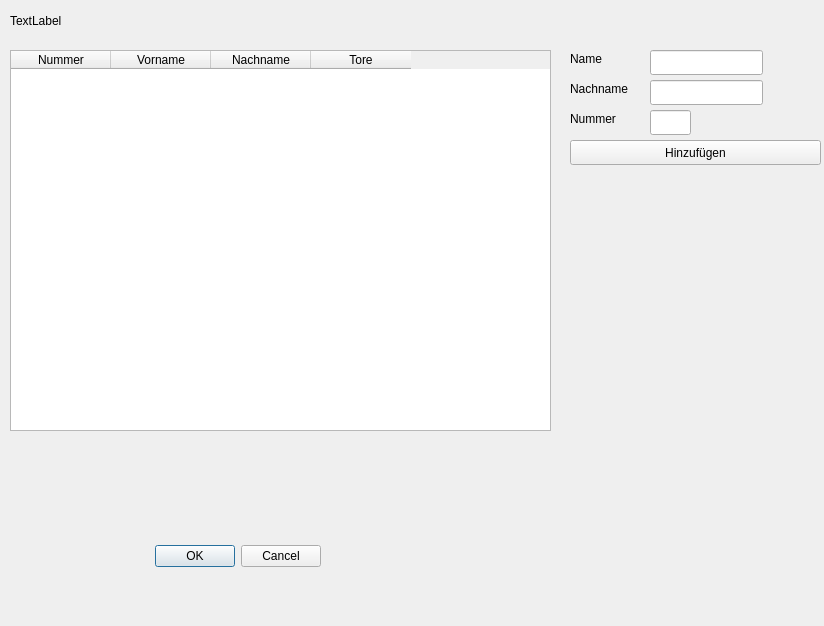
<?xml version="1.0" encoding="UTF-8"?>
<ui version="4.0">
 <class>Dialog</class>
 <widget class="QDialog" name="Dialog">
  <property name="geometry">
   <rect>
    <x>0</x>
    <y>0</y>
    <width>824</width>
    <height>626</height>
   </rect>
  </property>
  <property name="windowTitle">
   <string>Dialog</string>
  </property>
  <widget class="QDialogButtonBox" name="buttonBox">
   <property name="geometry">
    <rect>
     <x>-20</x>
     <y>540</y>
     <width>341</width>
     <height>32</height>
    </rect>
   </property>
   <property name="orientation">
    <enum>Qt::Horizontal</enum>
   </property>
   <property name="standardButtons">
    <set>QDialogButtonBox::Cancel|QDialogButtonBox::Ok</set>
   </property>
  </widget>
  <widget class="QTableWidget" name="member_list">
   <property name="geometry">
    <rect>
     <x>10</x>
     <y>50</y>
     <width>541</width>
     <height>381</height>
    </rect>
   </property>
   <column>
    <property name="text">
     <string>Nummer</string>
    </property>
   </column>
   <column>
    <property name="text">
     <string>Vorname</string>
    </property>
   </column>
   <column>
    <property name="text">
     <string>Nachname</string>
    </property>
   </column>
   <column>
    <property name="text">
     <string>Tore</string>
    </property>
   </column>
  </widget>
  <widget class="QLabel" name="team_name">
   <property name="geometry">
    <rect>
     <x>10</x>
     <y>10</y>
     <width>161</width>
     <height>21</height>
    </rect>
   </property>
   <property name="text">
    <string>TextLabel</string>
   </property>
  </widget>
  <widget class="QPushButton" name="add_player">
   <property name="geometry">
    <rect>
     <x>570</x>
     <y>140</y>
     <width>251</width>
     <height>25</height>
    </rect>
   </property>
   <property name="text">
    <string>Hinzufügen</string>
   </property>
  </widget>
  <widget class="QLineEdit" name="lineEdit">
   <property name="geometry">
    <rect>
     <x>650</x>
     <y>50</y>
     <width>113</width>
     <height>25</height>
    </rect>
   </property>
  </widget>
  <widget class="QLineEdit" name="lineEdit_2">
   <property name="geometry">
    <rect>
     <x>650</x>
     <y>80</y>
     <width>113</width>
     <height>25</height>
    </rect>
   </property>
  </widget>
  <widget class="QLineEdit" name="lineEdit_3">
   <property name="geometry">
    <rect>
     <x>650</x>
     <y>110</y>
     <width>41</width>
     <height>25</height>
    </rect>
   </property>
  </widget>
  <widget class="QLabel" name="label">
   <property name="geometry">
    <rect>
     <x>570</x>
     <y>50</y>
     <width>61</width>
     <height>17</height>
    </rect>
   </property>
   <property name="text">
    <string>Name</string>
   </property>
  </widget>
  <widget class="QLabel" name="label_2">
   <property name="geometry">
    <rect>
     <x>570</x>
     <y>80</y>
     <width>71</width>
     <height>17</height>
    </rect>
   </property>
   <property name="text">
    <string>Nachname</string>
   </property>
  </widget>
  <widget class="QLabel" name="label_3">
   <property name="geometry">
    <rect>
     <x>570</x>
     <y>110</y>
     <width>54</width>
     <height>17</height>
    </rect>
   </property>
   <property name="text">
    <string>Nummer</string>
   </property>
  </widget>
 </widget>
 <resources/>
 <connections>
  <connection>
   <sender>buttonBox</sender>
   <signal>accepted()</signal>
   <receiver>Dialog</receiver>
   <slot>accept()</slot>
   <hints>
    <hint type="sourcelabel">
     <x>248</x>
     <y>254</y>
    </hint>
    <hint type="destinationlabel">
     <x>157</x>
     <y>274</y>
    </hint>
   </hints>
  </connection>
  <connection>
   <sender>buttonBox</sender>
   <signal>rejected()</signal>
   <receiver>Dialog</receiver>
   <slot>reject()</slot>
   <hints>
    <hint type="sourcelabel">
     <x>316</x>
     <y>260</y>
    </hint>
    <hint type="destinationlabel">
     <x>286</x>
     <y>274</y>
    </hint>
   </hints>
  </connection>
 </connections>
</ui>
